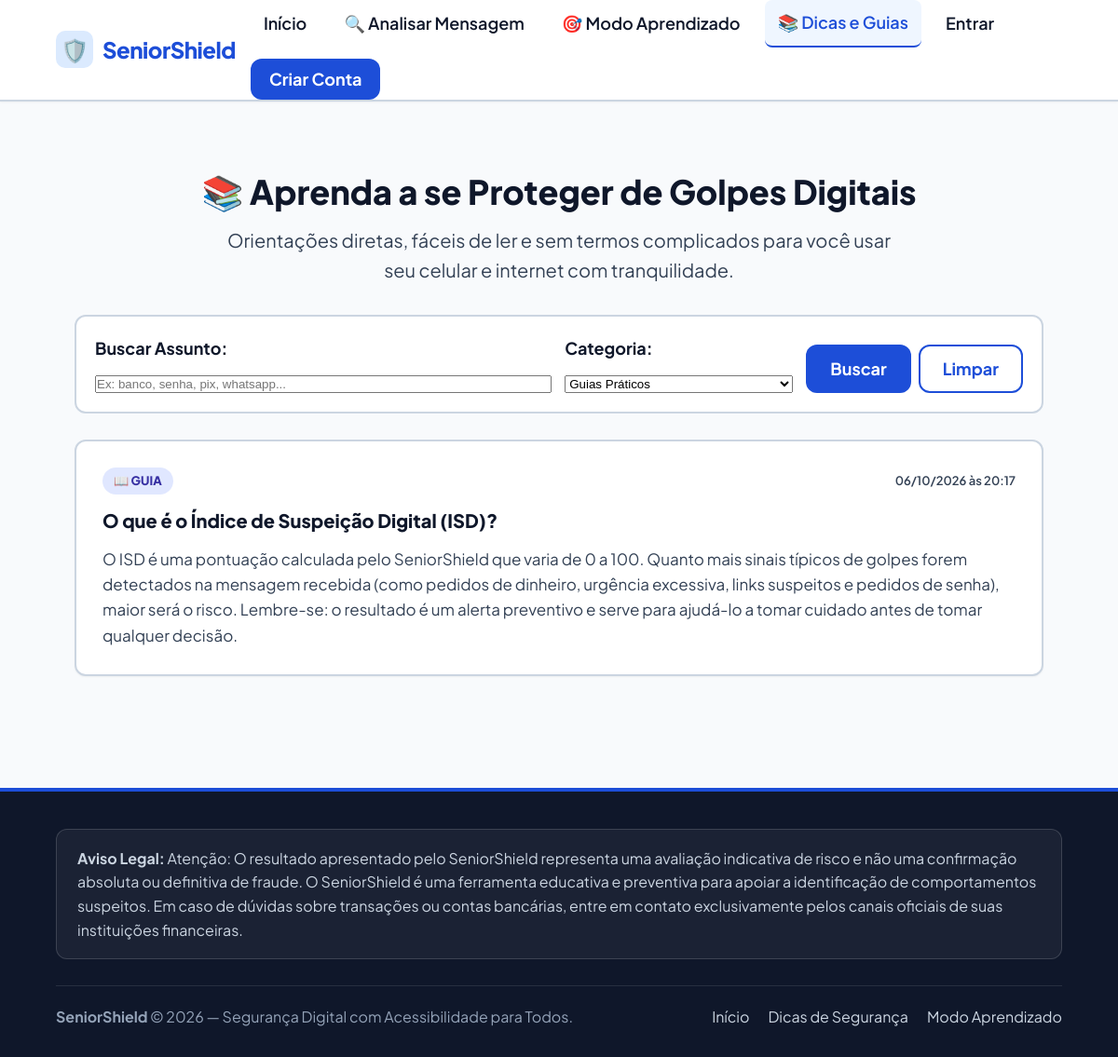
Page /conteudos.php?tipo=guia on the committed database.
### tables this page shows
CREATE TABLE IF NOT EXISTS `CONTEUDOS` (
  `id_conteudo` INT AUTO_INCREMENT,
  `titulo` VARCHAR(200) NOT NULL,
  `texto` TEXT NOT NULL,
  `tipo` VARCHAR(50) NOT NULL DEFAULT 'artigo',
  `ativo` TINYINT(1) NOT NULL DEFAULT 1,
  `data_cadastro` DATETIME NOT NULL DEFAULT CURRENT_TIMESTAMP,
  PRIMARY KEY (`id_conteudo`)
);

### src/Helpers/utils.php (called while the page is built, shortened)
<?php
function e(?string $string): string {
    return htmlspecialchars((string)$string, ENT_QUOTES, 'UTF-8');
}
function url(string $path = ''): string {
    $path = ltrim($path, '/');
    return BASE_URL . ($path !== '' ? '/' . $path : '');
}
function format_datetime_br(?string $datetime): string {
    $timestamp = strtotime($datetime);
    return date('d/m/Y \à\s H:i', $timestamp);
}

### src/Services/EducationService.php (called while the page is built, shortened)
<?php
require_once __DIR__ . '/../../config/database.php';
require_once __DIR__ . '/../Helpers/utils.php';
class EducationService {
    private PDO $pdo;
    public function __construct(?PDO $pdo = null) {
        $this->pdo = $pdo ?? getDbConnection();
    }
    public function listarConteudos(?bool $somenteAtivos = true, string $tipo = '', string $busca = ''): array {
        $sql = 'SELECT id_conteudo, titulo, texto, tipo, ativo, data_cadastro
                FROM CONTEUDOS
                WHERE 1 = 1';
        $params = [];
        if ($somenteAtivos !== null) {
            $sql .= ' AND ativo = :ativo';
            $params[':ativo'] = $somenteAtivos ? 1 : 0;
        }
        if ($tipo !== '') {
            $sql .= ' AND tipo = :tipo';
            $params[':tipo'] = $tipo;
        }
        $busca = trim($busca);
        $sql .= ' ORDER BY ativo DESC, data_cadastro DESC, id_conteudo DESC';
        try {
            $stmt = $this->pdo->prepare($sql);
            $stmt->execute($params);
            $conteudos = $stmt->fetchAll(PDO::FETCH_ASSOC);
            foreach ($conteudos as &$c) {
                $c['data_formatada'] = format_datetime_br($c['data_cadastro']);
            }
            return $conteudos;
        } catch (PDOException $e) {
            error_log('EducationService::listarConteudos erro: ' . $e->getMessage());
            return [];
        }
    }
}

### config/database.php (called while the page is built, shortened)
<?php
function getDbConnection(): PDO {
    $dsn = sprintf(
        'mysql:host=%s;port=%s;dbname=%s;charset=%s',
        DB_HOST,
        DB_PORT,
        DB_NAME,
        DB_CHARSET
    );
    $options = [
        PDO::ATTR_ERRMODE            => PDO::ERRMODE_EXCEPTION,
        PDO::ATTR_DEFAULT_FETCH_MODE => PDO::FETCH_ASSOC,
        PDO::ATTR_EMULATE_PREPARES   => false,
        PDO::MYSQL_ATTR_INIT_COMMAND => 'SET NAMES ' . DB_CHARSET
    ];
    try {
        $pdoInstance = new PDO($dsn, DB_USER, DB_PASS, $options);
        return $pdoInstance;
    } catch (PDOException $e) {
        error_log('SeniorShield Database Connection Error: ' . $e->getMessage());
        if (defined('APP_ENV') && APP_ENV === 'development') {
            $msg = 'Erro ao conectar ao banco de dados: verifique se o MySQL no XAMPP está iniciado e se a base "' . htmlspecialchars(DB_NAME) . '" foi criada.';
        } else {
            $msg = 'O serviço de banco de dados está temporariamente indisponível. Por favor, tente novamente mais tarde.';
        }
        throw new Exception($msg, (int)$e->getCode());
    }
}

### conteudos.php (the view, shortened to what this page needs)
<?php
require_once __DIR__ . '/src/Helpers/utils.php';
require_once __DIR__ . '/src/Services/EducationService.php';
$educationService = new EducationService();
$filtroTipo = (string)($_GET['tipo'] ?? '');
$busca = (string)($_GET['busca'] ?? '');
$conteudos = $educationService->listarConteudos(true, $filtroTipo, $busca);
require_once __DIR__ . '/includes/header.php';
?>
<div class="container" style="margin-top: 32px; margin-bottom: 60px;">
  <header style="margin-bottom: 32px; text-align: center;">
    <h1 style="font-size: var(--font-size-3xl); font-weight: 800; color: var(--text-main); margin-bottom: 8px;">
      <span aria-hidden="true">📚</span>
      Aprenda a se Proteger de Golpes Digitais
    </h1>
    <p style="font-size: var(--font-size-lg); color: var(--text-muted); max-width: 720px; margin: 0 auto;">
      Orientações diretas, fáceis de ler e sem termos complicados para você usar seu celular e internet com tranquilidade.
    </p>
  </header>
  <div style="background: var(--surface-color); border: 2px solid var(--border-color); border-radius: var(--radius-md); padding: 20px; margin-bottom: 28px;">
    <form method="GET" action="<?= url('conteudos.php') ?>" class="filter-form" style="margin: 0;">
      <div class="filter-group" style="flex: 2;">
        <label for="busca" class="form-label">Buscar Assunto:</label>
        <input
          type="text"
          name="busca"
          id="busca"
          class="form-control"
          placeholder="Ex: banco, senha, pix, whatsapp..."
          value="<?= e($busca) ?>">
      </div>
      <div class="filter-group" style="flex: 1;">
        <label for="tipo" class="form-label">Categoria:</label>
        <select name="tipo" id="tipo" class="form-control">
          <option value="guia" <?= $filtroTipo === 'guia' ? 'selected' : '' ?>>Guias Práticos</option>
        </select>
      </div>
      <div class="filter-group-action" style="align-self: flex-end; display: flex; gap: 8px;">
        <button type="submit" class="btn btn-primary">Buscar</button>
        <?php if ($busca !== '' || $filtroTipo !== ''): ?>
          <a href="<?= url('conteudos.php') ?>" class="btn btn-outline">Limpar</a>
        <?php endif; ?>
      </div>
    </form>
  </div>
  <?php if (!empty($conteudos)): ?>
    <section class="edu-grid" aria-label="Lista de conteúdos educativos">
      <?php foreach ($conteudos as $artigo): ?>
        <article class="edu-card">
          <div class="edu-card-top">
            <span class="edu-badge-<?= e($artigo['tipo']) ?>">
              <?php
                switch ($artigo['tipo']) {
                    case 'guia': echo '📖 Guia'; break;
                }
              ?>
            </span>
            <span style="font-size: 0.8125rem; color: var(--text-muted); font-weight: 600;">
              <?= e($artigo['data_formatada']) ?>
            </span>
          </div>
          <h2 class="edu-card-title">
            <?= e($artigo['titulo']) ?>
          </h2>
          <div class="edu-card-text">
            <?= nl2br(e($artigo['texto'])) ?>
          </div>
        </article>
      <?php endforeach; ?>
    </section>
  <?php endif; ?>
</div>
<?php require_once __DIR__ . '/includes/footer.php'; ?>

### assets/css/style.css (style rules this page uses)
:root { --font-family: 'Plus Jakarta Sans', system-ui, -apple-system, BlinkMacSystemFont, 'Segoe UI', Roboto, sans-serif; --bg-color: #f8fafc; --surface-color: #ffffff; --surface-alt: #f1f5f9; --text-main: #0f172a; --text-muted: #334155; --border-color: #cbd5e1; --border-focus: #1d4ed8; --primary: #1d4ed8; --primary-hover: #1e40af; --primary-text: #ffffff; --secondary: #0f766e; --secondary-hover: #115e59; --secondary-text: #ffffff; --risk-low: #15803d; --risk-low-bg: #f0fdf4; --risk-attention: #b45309; --risk-attention-bg: #fffbeb; --risk-suspect: #c2410c; --risk-suspect-bg: #fff7ed; --risk-high: #dc2626; --risk-high-bg: #fef2f2; --risk-critical: #991b1b; --risk-critical-bg: #fef2f2; --font-size-base: 1.125rem; --font-size-sm: 1rem; --font-size-lg: 1.25rem; --font-size-xl: 1.5rem; --font-size-2xl: 1.875rem; --font-size-3xl: 2.25rem; --line-height-base: 1.6; --btn-min-height: 52px; --radius-sm: 8px; --radius-md: 12px; --radius-lg: 16px; --shadow-sm: 0 1px 2px rgba(0, 0, 0, 0.05); --shadow-md: 0 4px 6px -1px rgba(0, 0, 0, 0.08), 0 2px 4px -2px rgba(0, 0, 0, 0.04); --shadow-lg: 0 10px 15px -3px rgba(0, 0, 0, 0.08); }
*, *::before, *::after { box-sizing: border-box; margin: 0; padding: 0; }
html { font-size: 100%; scroll-behavior: smooth; }
body { font-family: var(--font-family); font-size: var(--font-size-base); line-height: var(--line-height-base); color: var(--text-main); background-color: var(--bg-color); min-height: 100vh; display: flex; flex-direction: column; }
.container { width: 100%; max-width: 1120px; margin-left: auto; margin-right: auto; padding-left: 20px; padding-right: 20px; }
.btn { display: inline-flex; align-items: center; justify-content: center; gap: 10px; min-height: var(--btn-min-height); padding: 12px 24px; font-family: inherit; font-size: var(--font-size-base); font-weight: 700; text-decoration: none; border-radius: var(--radius-md); border: 2px solid transparent; cursor: pointer; transition: transform 0.1s ease, background-color 0.15s ease, border-color 0.15s ease; line-height: 1; }
.btn-primary { background-color: var(--primary); color: var(--primary-text); }
.btn-outline { background-color: transparent; color: var(--primary); border-color: var(--primary); }
.form-label { display: block; font-size: var(--font-size-base); font-weight: 700; color: var(--text-main); margin-bottom: 8px; }
.filter-form { display: flex; align-items: flex-end; gap: 14px; flex-wrap: wrap; }
.filter-group { display: flex; flex-direction: column; gap: 6px; flex: 1; min-width: 200px; }
.filter-group-action { display: flex; gap: 10px; flex-shrink: 0; margin-top: auto; }
.edu-grid { display: grid; grid-template-columns: repeat(auto-fit, minmax(320px, 1fr)); gap: 24px; margin-top: 28px; }
.edu-card { background: var(--surface-color); border: 2px solid var(--border-color); border-radius: var(--radius-md); padding: 28px; display: flex; flex-direction: column; gap: 14px; box-shadow: var(--shadow-sm); transition: transform 0.2s ease, box-shadow 0.2s ease; }
.edu-card-top { display: flex; justify-content: space-between; align-items: center; gap: 12px; }
.edu-badge-guia { background: #e0e7ff; color: #3730a3; padding: 4px 12px; border-radius: 999px; font-size: 0.8125rem; font-weight: 800; text-transform: uppercase; }
.edu-card-title { font-size: 1.25rem; font-weight: 800; color: var(--text-main); line-height: 1.4; }
.edu-card-text { font-size: 1.0625rem; line-height: 1.6; color: var(--text-muted); flex: 1; }

### rows in the picture
conteudos: tipo "📖 GUIA", data_formatada "06/10/2026 às 20:17", titulo "O que é o Índice de Suspeição Digital (ISD)?", texto "O ISD é uma pontuação calculada pelo SeniorShield que varia de 0 a 100. Quanto mais sinais típicos de golpes forem detectados na mensagem recebida (como pedidos de dinheiro, urgência excessiva, links suspeitos e pedidos de senha), maior será o risco. Lembre-se: o resultado é um alerta preventivo e serve para ajudá-lo a tomar cuidado antes de tomar qualquer decisão."

### other values in the picture
APP_NAME "SeniorShield"
ISD_DISCLAIMER_AVALIACAO "Atenção: O resultado apresentado pelo SeniorShield representa uma avaliação indicativa de risco e não uma confirmação absoluta ou definitiva de fraude."
